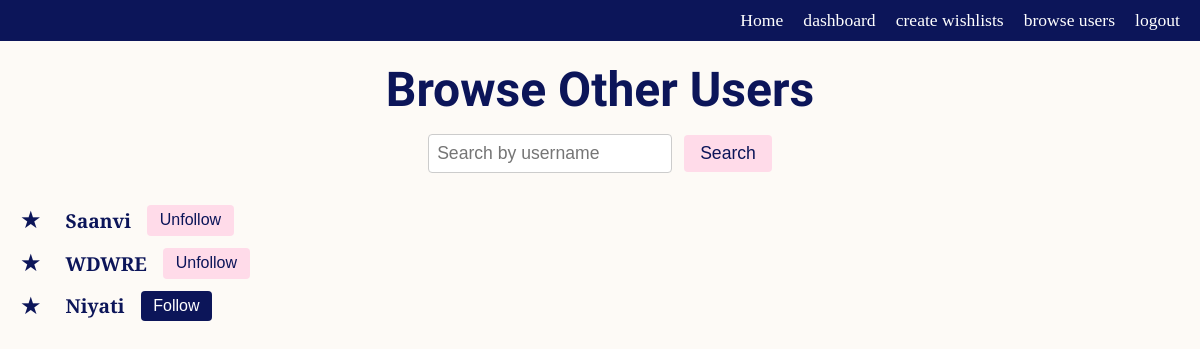
Page /browse_users (signed in) on the earlier database version.
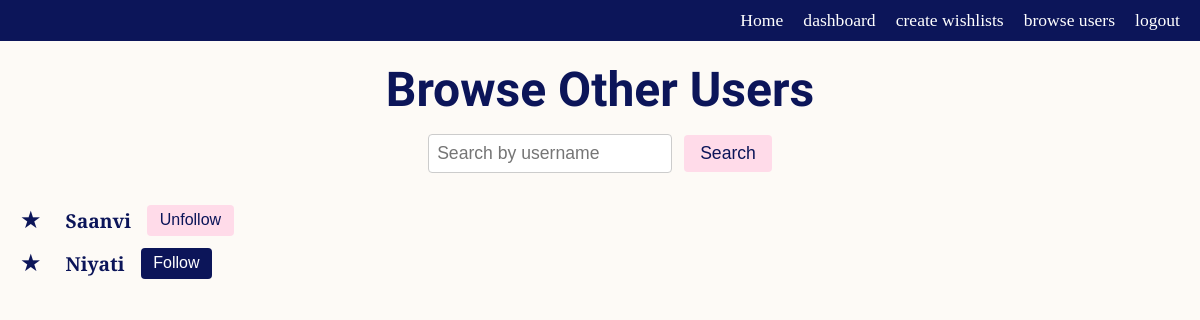
Same page on the later database version.
### models.py (models this page shows, shortened)
class User(db.Model, UserMixin):
    __tablename__ = 'user'
    id = db.Column(db.Integer, primary_key=True)
    username = db.Column(db.String(100), unique=True, nullable=False)
    email = db.Column(db.String(120), unique=True, nullable=False)
    password_hash = db.Column(db.String(200), nullable=False)
    wishlists = db.relationship('Wishlist', backref='user', lazy=True)
    followed = db.relationship(
        'User', secondary=followers,
        primaryjoin=(followers.c.follower_id == id),
        secondaryjoin=(followers.c.followed_id == id),
        backref=db.backref('followers', lazy='dynamic'), lazy='dynamic'
    )
    def is_following(self, user):
        return self.followed.filter(followers.c.followed_id == user.id).count() > 0

### app.py (the view)
@app.route('/browse_users', methods=['GET', 'POST'])
@login_required
def browse_users():
    query = request.form.get('search_query', '')
    if query:
        all_users = User.query.filter(
            User.username.contains(query),
            User.id != current_user.id
        ).all()
    else:
        all_users = User.query.filter(User.id != current_user.id).all()
    return render_template('browse_users.html', users=all_users, query=query)

### app.py (called while the page is built)
@login_manager.user_loader
def load_user(user_id):
    return User.query.get(int(user_id))

### templates/browse_users.html (shortened to what this page needs)
{% extends "base.html" %}
{% block content %}
<h1>Browse Other Users</h1>
<form method="POST" class="search-form">
  <input type="text" name="search_query" class="search-input"
         placeholder="Search by username" value="{{ query }}">
  <button type="submit" class="search-button">Search</button>
</form>
<ul class="user-list">
  {% for user in users %}
    <li class="user-item">
      <a href="{{ url_for('profile', username=user.username) }}" class="username-link">
        {{ user.username }}
      </a>
      {% if current_user.is_following(user) %}
        <form action="{{ url_for('unfollow_user', username=user.username) }}"
              method="POST" class="follow-form">
          <button type="submit" class="unfollow-button">Unfollow</button>
        </form>
      {% else %}
        <form action="{{ url_for('follow_user', username=user.username) }}"
              method="POST" class="follow-form">
          <button type="submit" class="follow-button">Follow</button>
        </form>
      {% endif %}
    </li>
  {% endfor %}
</ul>
{% endblock %}

### templates/base.html (shortened to what this page needs)
<!DOCTYPE html>
<html lang="en">
<head>
  <link rel="stylesheet" href="{{ url_for('static', filename='css/base.css') }}">
</head>
<body>
  <header class="navbar">
    <a href="{{ url_for('profile', username=current_user.username) }}">Home</a>
    <a href="{{ url_for('dashboard') }}">dashboard</a>
    <a href="{{ url_for('view_wishlists') }}">create wishlists</a>
    <a href="{{ url_for('browse_users') }}">browse users</a>
    <a href="{{ url_for('logout') }}">logout</a>
  </header>
  <main>
    {% block content %}{% endblock %}
  </main>
</body>
</html>

### static/css/base.css (style rules this page uses)
* { margin: 0; padding: 0; box-sizing: border-box; }
body { background: #FDFAF6; font-family: 'Playfair Display', serif; color: #0C1559; min-height: 100vh; display: flex; flex-direction: column; }
header.navbar { background: #0C1559; display: flex; align-items: center; justify-content: flex-end; padding: 10px 20px; }
header.navbar a { text-decoration: none; color: #fff; margin-left: 20px; font-size: 1.1em; }
main { flex: 1; padding: 20px; }
h1 { font-family: 'Dawning of a New Day', cursive; font-weight: 700; font-size: 3rem; text-align: center; }
.search-form { display: flex; justify-content: center; align-items: center; gap: 0.75rem; margin: 1rem auto; }
.search-input { padding: 0.5rem; font-size: 1.1rem; border: 1px solid #ccc; border-radius: 4px; }
.search-button { background-color: #FFDBE9; border: none; padding: 0.5rem 1rem; cursor: pointer; font-size: 1.1rem; color: #0C1559; border-radius: 4px; }
.user-list { list-style: none; margin: 1rem auto; padding: 0; display: inline-block; text-align: left; }
.user-item { display: flex; align-items: center; gap: 1rem; margin-bottom: 0.75rem; font-size: 1.1rem; }
.user-item::before { content: "★"; color: #0C1559; margin-right: 0.5rem; font-size: 1.5rem; line-height: 1; }
.username-link { font-size: 1.2rem; font-weight: bold; color: #0C1559; text-decoration: none; }
.follow-form { display: inline-block; margin: 0; }
.follow-button, .unfollow-button { border: none; cursor: pointer; border-radius: 4px; font-size: 1rem; padding: 0.4rem 0.8rem; }
.follow-button { background-color: #0C1559; color: #fff; }
.unfollow-button { background-color: #FFDBE9; color: #0C1559; }

Differences in the rows shown:
removed User: username "WDWRE"
